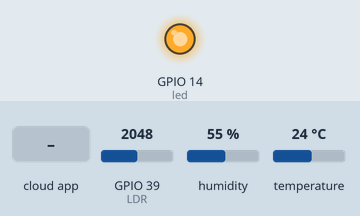
Simulated run of this program. Board: ESP32. On the bench: output pins drawn as LEDs (lit = HIGH). Inputs (shaded band) come from the test bench; at power-on: GPIO 39 (LDR) = 2048, humidity 55 %, temperature 24 °C. WiFi joins after 1.5 s; servers stay silent unless stated; random numbers use the default seed unless the program sets one; the Firebase database answers and starts empty; what the program prints to the serial monitor is not drawn.

Above: at 1.7 s.
At 2.61 s:
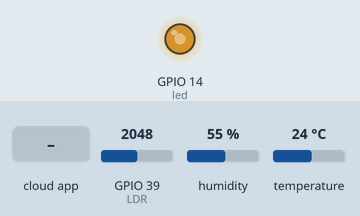
2.9 s: the phone or cloud app sets data to String
At 3.6 s:
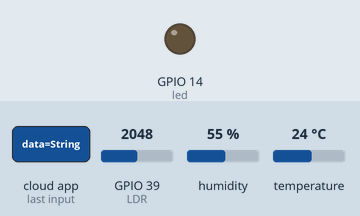
Timing chart, 0 to 12.4 s (numbered marks = the images above; inputs shaded):
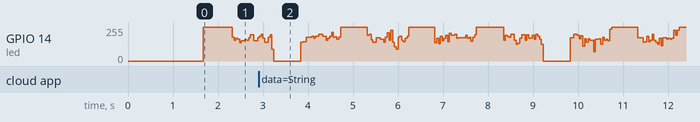

The program:

main.cpp
```cpp
#include <Arduino.h>
#if defined(ESP32)
#elif defined(ESP8266)
  #include <ESP8266WiFi.h>
#endif
#include <Firebase_ESP_Client.h>
#include <WiFi.h>
#include <Adafruit_Sensor.h>
#include <DHT.h>
#define DHTpin 26
DHT dht(DHTpin, DHT11);

//Provide the token generation process info.
#include "addons/TokenHelper.h"
//Provide the RTDB payload printing info and other helper functions.
#include "addons/RTDBHelper.h"

// Insert your network credentials
#define WIFI_SSID "LAPTOP_T"
#define WIFI_PASSWORD "TIMON123"

// Insert Firebase project API Key
#define API_KEY "AIzaSyBLuTCDpuHVK3jvKWU9Ia4DXOJ9oDd0KQE"

// Insert RTDB URLefine the RTDB URL */
#define DATABASE_URL "https://tp8-firebase-5d8b5-default-rtdb.europe-west1.firebasedatabase.app/"

/* 4. Define the user Email and password that alreadey registerd or added in your project */
#define USER_EMAIL "USER_EMAIL"
#define USER_PASSWORD "USER_PASSWORD"
#define led 14
#define bp 12
#define LDR 39

//Define Firebase Data object
// Define Firebase Data object
FirebaseData stream;
FirebaseData fbdo;

FirebaseAuth auth;
FirebaseConfig config;

String valeurLed ="";


unsigned long sendDataPrevMillis = 0;
int count = 0;
bool signupOK = false;
volatile bool dataChanged = false;


void streamCallback(FirebaseStream data){
  Serial.printf("sream path, %s\nevent path, %s\ndata type, %s\nevent type, %s\n\n",
                data.streamPath().c_str(),
                data.dataPath().c_str(),
                data.dataType().c_str(),
                data.eventType().c_str());
  printResult(data); // see addons/RTDBHelper.h
  Serial.println();

  // This is the size of stream payload received (current and max value)
  // Max payload size is the payload size under the stream path since the stream connected
  // and read once and will not update until stream reconnection takes place.
  // This max value will be zero as no payload received in case of ESP8266 which
  // BearSSL reserved Rx buffer size is less than the actual stream payload.
  Serial.printf("Received stream payload size: %d (Max. %d)\n\n", data.payloadLength(), data.maxPayloadLength());

  // Due to limited of stack memory, do not perform any task that used large memory here especially starting connect to server.
  // Just set this flag and check it status later.
  dataChanged = true;
}

void streamTimeoutCallback(bool timeout)
{
  if (timeout)
    Serial.println("stream timed out, resuming...\n");

  if (!stream.httpConnected())
    Serial.printf("error code: %d, reason: %s\n\n", stream.httpCode(), stream.errorReason().c_str());
}
void Temp_HUM_LDR(){

  float celsius = dht.readTemperature();
  float Humi = dht.readHumidity();


}

void setup(){
  pinMode(led,OUTPUT);
  pinMode(bp,INPUT);
  pinMode(LDR,INPUT);
  dht.begin();

  Serial.begin(115200);
  WiFi.begin(WIFI_SSID, WIFI_PASSWORD);
  Serial.print("Connecting to Wi-Fi");
  while (WiFi.status() != WL_CONNECTED){
    Serial.print(".");
    delay(300);
  }
  Serial.println();
  Serial.print("Connected with IP: ");
  Serial.println(WiFi.localIP());
  Serial.println();

  /* Assign the api key (required) */
  config.api_key = API_KEY;

  /* Assign the RTDB URL (required) */
  config.database_url = DATABASE_URL;

  /* Sign up */
  if (Firebase.signUp(&config, &auth, "", "")){
    Serial.println("ok");
    signupOK = true;
  }
  else{
    Serial.printf("%s\n", config.signer.signupError.message.c_str());
  }

  /* Assign the callback function for the long running token generation task */
  config.token_status_callback = tokenStatusCallback; //see addons/TokenHelper.h

  if (!Firebase.RTDB.beginStream(&stream, "/test/stream/data"))
    Serial.printf("sream begin error, %s\n\n", stream.errorReason().c_str());

  Firebase.RTDB.setStreamCallback(&stream, streamCallback, streamTimeoutCallback);

  Firebase.begin(&config, &auth);
  Firebase.reconnectWiFi(true);
}

void loop(){

  float celsius = dht.readTemperature();
  float Humi = dht.readHumidity();
  float Lumi = (analogRead(LDR)/10.24);
  digitalWrite(led,random(0,3));

  if (digitalRead(led) == true){
    valeurLed = "On";
  }

  else if (digitalRead(led) == false){
    valeurLed = "Off";
  }


  if (Firebase.ready() && signupOK && (millis() - sendDataPrevMillis > 1500 || sendDataPrevMillis == 0)){
    sendDataPrevMillis = millis();

   // test
    count++;
    FirebaseJson json;
    json.add("Temperature", celsius);
    json.add("Humidité", Humi);
    json.add("Luminosité", Lumi);
    Serial.printf("Set json... %s\n\n", Firebase.RTDB.pushJSON(&fbdo, "/test/stream/data/json", &json) ? "ok" : fbdo.errorReason().c_str());
  // test


    // Write an Int number on the database path test/int
    if (Firebase.RTDB.pushInt(&fbdo, "test/int", count)){
      // Serial.println("PASSED");
      // Serial.println("PATH: " + fbdo.dataPath());
      // Serial.println("TYPE: " + fbdo.dataType());
    }
    else {
      Serial.println("FAILED");
      Serial.println("REASON: " +fbdo.errorReason());
    }
    count++;

    // Write an Float number on the database path test/float
    if (Firebase.RTDB.pushString(&fbdo, "test/String", valeurLed)){
      // Serial.println("PASSED");
      // Serial.println("PATH: " + fbdo.dataPath());
      // Serial.println("TYPE: " + fbdo.dataType());
    }
    else {
      Serial.println("FAILED");
      Serial.println("REASON: " +fbdo.errorReason());
    }

    if (Firebase.RTDB.getString(&fbdo, "/test/String")) {
      if (fbdo.dataType() == "String") {
        String Valed = fbdo.stringData();
        Serial.println(Valed);
      }
    }
    else {
      Serial.println(fbdo.errorReason());
    }
  }

    // test
  if (dataChanged)
  {
    dataChanged = false;
    // When stream data is available, do anything here...
  }
  // test

}
```
